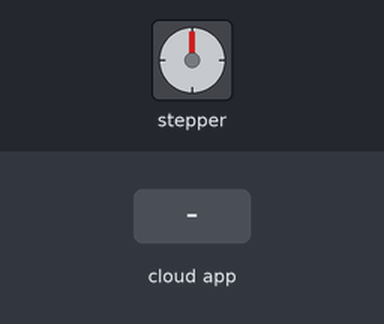
This sketch was run on a simulated Arduino Uno, built with avr-gcc and run on an emulated ATmega328P. On the bench: stepper motor. The test bench sets the inputs (shaded band). The ROS host is connected and sends only what is stated; stepper angles assume 800 steps per turn.

Above: at 1.2 s.
1.3 s: the phone or cloud app sets stepper_step to 45
At 2.3 s:
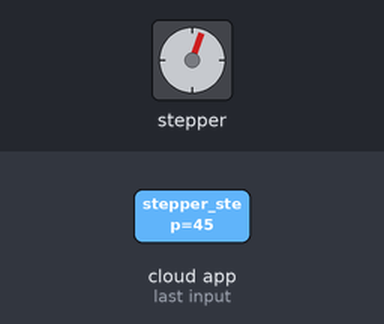
2.8 s: the phone or cloud app sets stepper_step to 90
At 3.3 s:
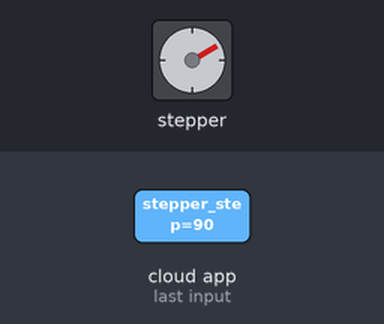
4.4 s: the phone or cloud app sets stepper_step to 180
At 5.3 s:
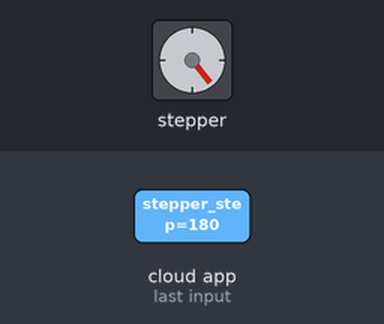
6.1 s: the phone or cloud app sets stepper_step to 45
At 7.1 s:
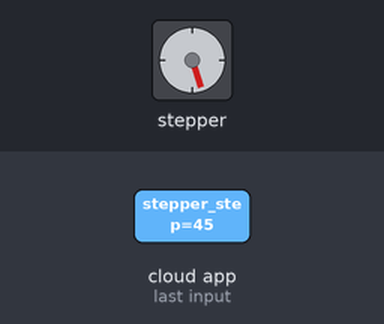
7.6 s: the phone or cloud app sets stepper_step to 90
At 8.1 s:
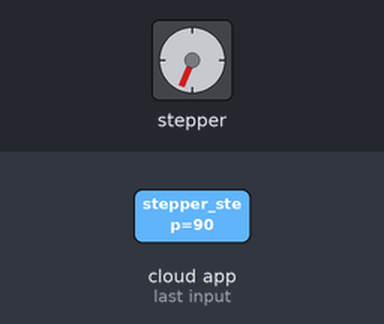
9.2 s: the phone or cloud app sets stepper_step to 180
At 10.2 s:
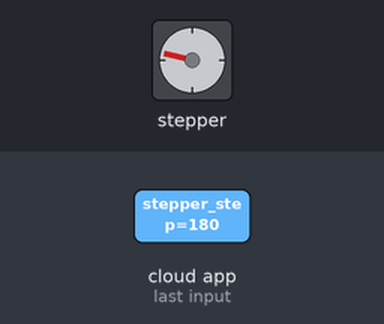
Timing chart, 0 to 11.9 s (numbered marks = the images above; inputs shaded):
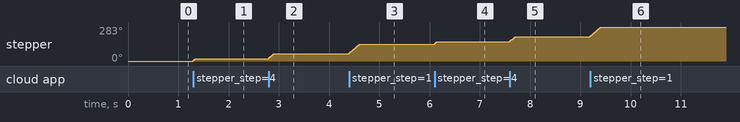

The sketch:

stepper_ros.ino
```cpp
#include <Stepper.h>
#include <ros.h>
#include <std_msgs/UInt16.h>

const int stepsPerRevolution = 800;  // change this to fit the number of steps per revolution

ros::NodeHandle  nh;
Stepper myStepper(stepsPerRevolution, 8, 9);

void stepper_cb(const std_msgs::UInt16& cmd_msg){
    myStepper.step(cmd_msg.data);
}
ros::Subscriber<std_msgs::UInt16> sub("stepper_step", stepper_cb);

void setup() {
  // set the speed at 60 rpm:
  myStepper.setSpeed(60);

  nh.initNode();
  nh.subscribe(sub);

}

void loop(){
  nh.spinOnce();
  delay(1);
}
```

Measured:
- after the input at 1.3 s, stepper: turns 20° clockwise, starting at once
- after the input at 2.8 s, stepper: turns 40° clockwise in 0.10 s, starting at once
- after the input at 4.4 s, stepper: turns 81° clockwise in 0.22 s, starting at once
- after the input at 6.1 s, stepper: turns 21° clockwise, starting at once
- after the input at 7.6 s, stepper: turns 40° clockwise in 0.10 s, starting at once
- after the input at 9.2 s, stepper: turns 81° clockwise in 0.22 s, starting at once
